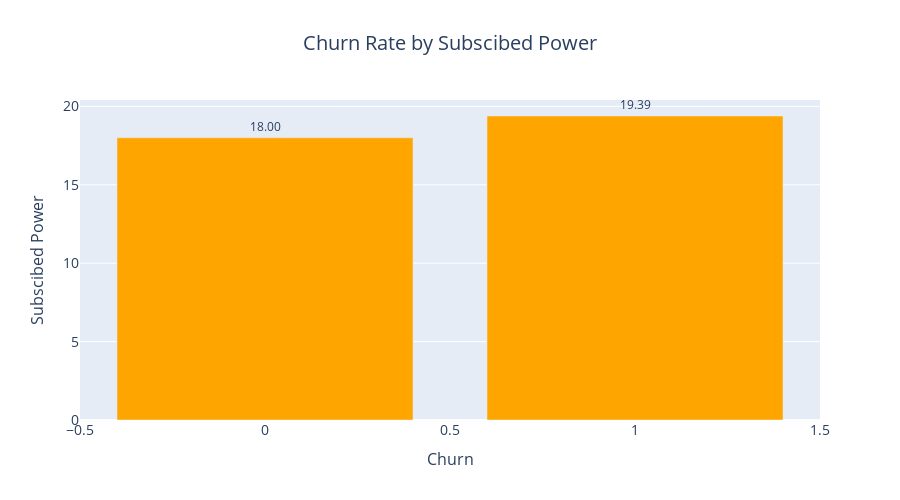

Write notebook code for a chart like this one.
### Code cell
churn_power=client.groupby('churn')['pow_max'].mean().reset_index()
fig=px.bar(churn_power,x='churn',y='pow_max',text='pow_max',
          labels={'pow_max':'Subscibed Power','churn':'Churn'},
          title='Churn Rate by Subscibed Power',
          color_discrete_sequence=['orange'])
fig.update_traces(texttemplate='%{text:.2f}',textposition='outside')
fig.update_layout(title_font=dict(size=20),title_x=0.5, height=500)
fig.update_xaxes(title_font=dict(size=16),tickfont=dict(size=14))
fig.update_yaxes(title_font=dict(size=16),tickfont=dict(size=14))
fig.show()

### Figure 1 — Plotly figure (JSON) as saved in the notebook; plotly's stock layout.template omitted (floating-point values rounded to 4 significant figures)
{"data": [{"alignmentgroup": "True", "hovertemplate": "Churn=%{x}<br>Subscibed Power=%{text}<extra></extra>", "legendgroup": "", "marker": {"color": "orange", "pattern": {"shape": ""}}, "name": "", "offsetgroup": "", "orientation": "v", "showlegend": false, "text": [18.0, 19.39], "textposition": "outside", "texttemplate": "%{text:.2f}", "type": "bar", "x": [0, 1], "xaxis": "x", "y": [18.0, 19.39], "yaxis": "y"}], "layout": {"barmode": "relative", "height": 500, "legend": {"tracegroupgap": 0}, "title": {"font": {"size": 20}, "text": "Churn Rate by Subscibed Power", "x": 0.5}, "xaxis": {"anchor": "y", "domain": [0, 1], "tickfont": {"size": 14}, "title": {"font": {"size": 16}, "text": "Churn"}}, "yaxis": {"anchor": "x", "domain": [0, 1], "tickfont": {"size": 14}, "title": {"font": {"size": 16}, "text": "Subscibed Power"}}}}
